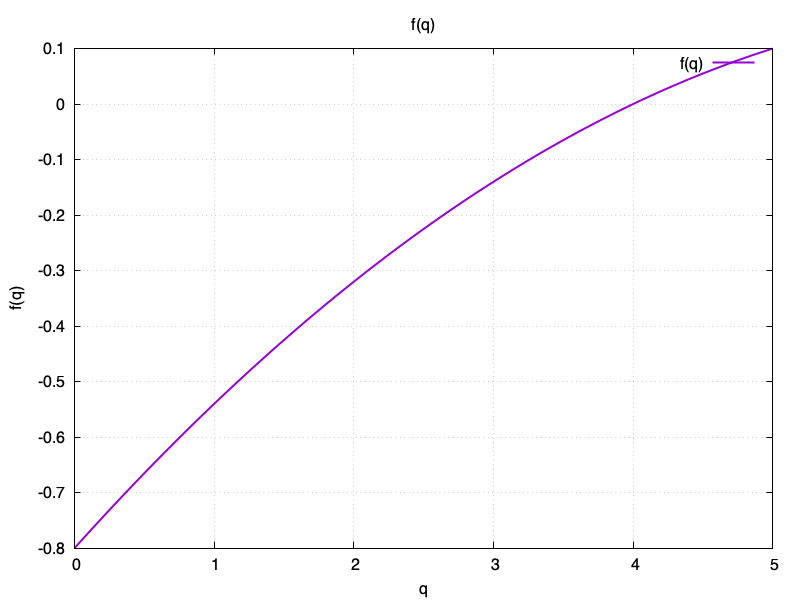

Reproduce this figure in gnuplot.
set terminal pngcairo enhanced color size 800,600
set output 'ef.png'
set title 'f(q)'
set xlabel 'q'
set ylabel 'f(q)'
set grid
set xrange [0:5]
f(q) = (0.1-(5-q)*(0.08+(5-q)*0.02))
plot f(x) title 'f(q)' with lines lw 2
